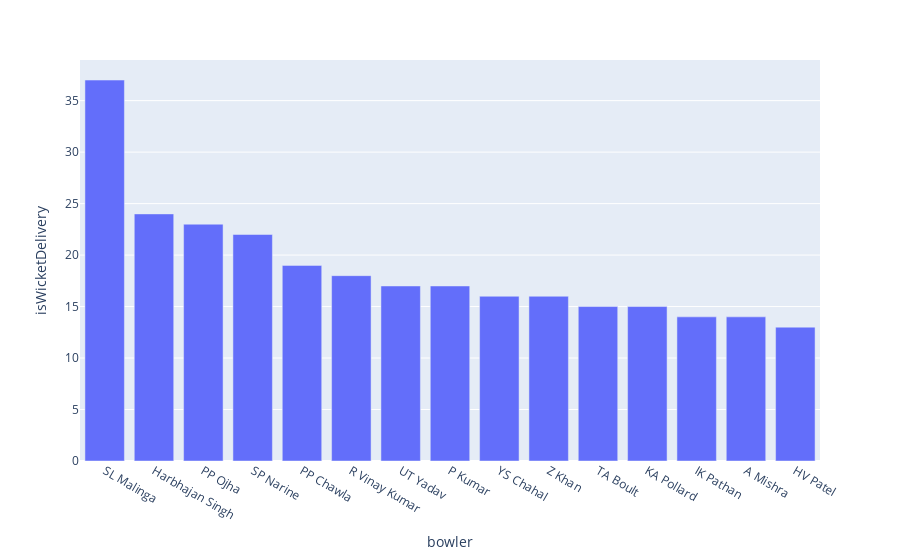

The cell this chart's notebook holds for it:
### Code cell
top_15_bowler = balls_df.groupby("bowler")["isWicketDelivery"].sum().sort_values(ascending=False).head(15).reset_index()
px.bar(data_frame=top_15_bowler, x="bowler", y='isWicketDelivery')

### Figure 1 — Plotly figure (JSON) as saved in the notebook; plotly's stock layout.template omitted (floating-point values rounded to 4 significant figures)
{"data": [{"alignmentgroup": "True", "hovertemplate": "bowler=%{x}<br>isWicketDelivery=%{y}<extra></extra>", "legendgroup": "", "marker": {"color": "#636efa", "pattern": {"shape": ""}}, "name": "", "offsetgroup": "", "orientation": "v", "showlegend": false, "textposition": "auto", "type": "bar", "x": ["SL Malinga", "Harbhajan Singh", "PP Ojha", "SP Narine", "PP Chawla", "R Vinay Kumar", "UT Yadav", "P Kumar", "YS Chahal", "Z Khan", "TA Boult", "KA Pollard", "IK Pathan", "A Mishra", "HV Patel"], "xaxis": "x", "y": [37, 24, 23, 22, 19, 18, 17, 17, 16, 16, 15, 15, 14, 14, 13], "yaxis": "y"}], "layout": {"autosize": true, "barmode": "relative", "legend": {"tracegroupgap": 0}, "margin": {"t": 60}, "xaxis": {"anchor": "y", "autorange": true, "domain": [0, 1], "range": [-0.5, 14.5], "title": {"text": "bowler"}, "type": "category"}, "yaxis": {"anchor": "x", "autorange": true, "domain": [0, 1], "range": [0, 38.95], "title": {"text": "isWicketDelivery"}, "type": "linear"}}}
